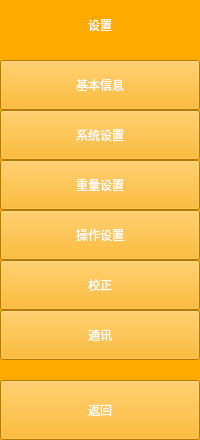
  <widget class="QWidget" name="widget" native="true">
   <property name="geometry">
    <rect>
     <x>0</x>
     <y>40</y>
     <width>200</width>
     <height>440</height>
    </rect>
   </property>
   <property name="styleSheet">
    <string notr="true">background-color: rgb(255, 170, 0);</string>
   </property>
   <widget class="QLabel" name="label">
    <property name="geometry">
     <rect>
      <x>0</x>
      <y>0</y>
      <width>200</width>
      <height>50</height>
     </rect>
    </property>
    <property name="styleSheet">
     <string notr="true">font: 20pt &quot;Sans Serif&quot;;
color: rgb(255, 255, 255);
</string>
    </property>
    <property name="text">
     <string>设置</string>
    </property>
    <property name="alignment">
     <set>Qt::AlignCenter</set>
    </property>
   </widget>
   <widget class="QToolButton" name="toolButton">
    <property name="geometry">
     <rect>
      <x>0</x>
      <y>60</y>
      <width>200</width>
      <height>50</height>
     </rect>
    </property>
    <property name="styleSheet">
     <string notr="true">background-color: rgb(255, 170, 0);
color: rgb(255, 255, 255);
font: 16pt &quot;Sans Serif&quot;;</string>
    </property>
    <property name="text">
     <string>基本信息</string>
    </property>
   </widget>
   <widget class="QToolButton" name="toolButton_2">
    <property name="geometry">
     <rect>
      <x>0</x>
      <y>110</y>
      <width>200</width>
      <height>50</height>
     </rect>
    </property>
    <property name="styleSheet">
     <string notr="true">background-color: rgb(255, 170, 0);
color: rgb(255, 255, 255);
font: 16pt &quot;Sans Serif&quot;;</string>
    </property>
    <property name="text">
     <string>系统设置</string>
    </property>
   </widget>
   <widget class="QToolButton" name="toolButton_3">
    <property name="geometry">
     <rect>
      <x>0</x>
      <y>160</y>
      <width>200</width>
      <height>50</height>
     </rect>
    </property>
    <property name="styleSheet">
     <string notr="true">background-color: rgb(255, 170, 0);
color: rgb(255, 255, 255);
font: 16pt &quot;Sans Serif&quot;;</string>
    </property>
    <property name="text">
     <string>重量设置</string>
    </property>
   </widget>
   <widget class="QToolButton" name="toolButton_4">
    <property name="geometry">
     <rect>
      <x>0</x>
      <y>210</y>
      <width>200</width>
      <height>50</height>
     </rect>
    </property>
    <property name="styleSheet">
     <string notr="true">background-color: rgb(255, 170, 0);
color: rgb(255, 255, 255);
font: 16pt &quot;Sans Serif&quot;;</string>
    </property>
    <property name="text">
     <string>操作设置</string>
    </property>
   </widget>
   <widget class="QToolButton" name="toolButton_5">
    <property name="geometry">
     <rect>
      <x>0</x>
      <y>260</y>
      <width>200</width>
      <height>50</height>
     </rect>
    </property>
    <property name="styleSheet">
     <string notr="true">background-color: rgb(255, 170, 0);
color: rgb(255, 255, 255);
font: 16pt &quot;Sans Serif&quot;;</string>
    </property>
    <property name="text">
     <string>校正</string>
    </property>
   </widget>
   <widget class="QToolButton" name="toolButton_6">
    <property name="geometry">
     <rect>
      <x>0</x>
      <y>310</y>
      <width>200</width>
      <height>50</height>
     </rect>
    </property>
    <property name="styleSheet">
     <string notr="true">background-color: rgb(255, 170, 0);
color: rgb(255, 255, 255);
font: 16pt &quot;Sans Serif&quot;;</string>
    </property>
    <property name="text">
     <string>通讯</string>
    </property>
   </widget>
   <widget class="QToolButton" name="toolButton_7">
    <property name="geometry">
     <rect>
      <x>0</x>
      <y>380</y>
      <width>200</width>
      <height>60</height>
     </rect>
    </property>
    <property name="styleSheet">
     <string notr="true">background-color: rgb(255, 170, 0);
color: rgb(255, 255, 255);
font: 16pt &quot;Sans Serif&quot;;
</string>
    </property>
    <property name="text">
     <string>返回</string>
    </property>
   </widget>
  </widget>
